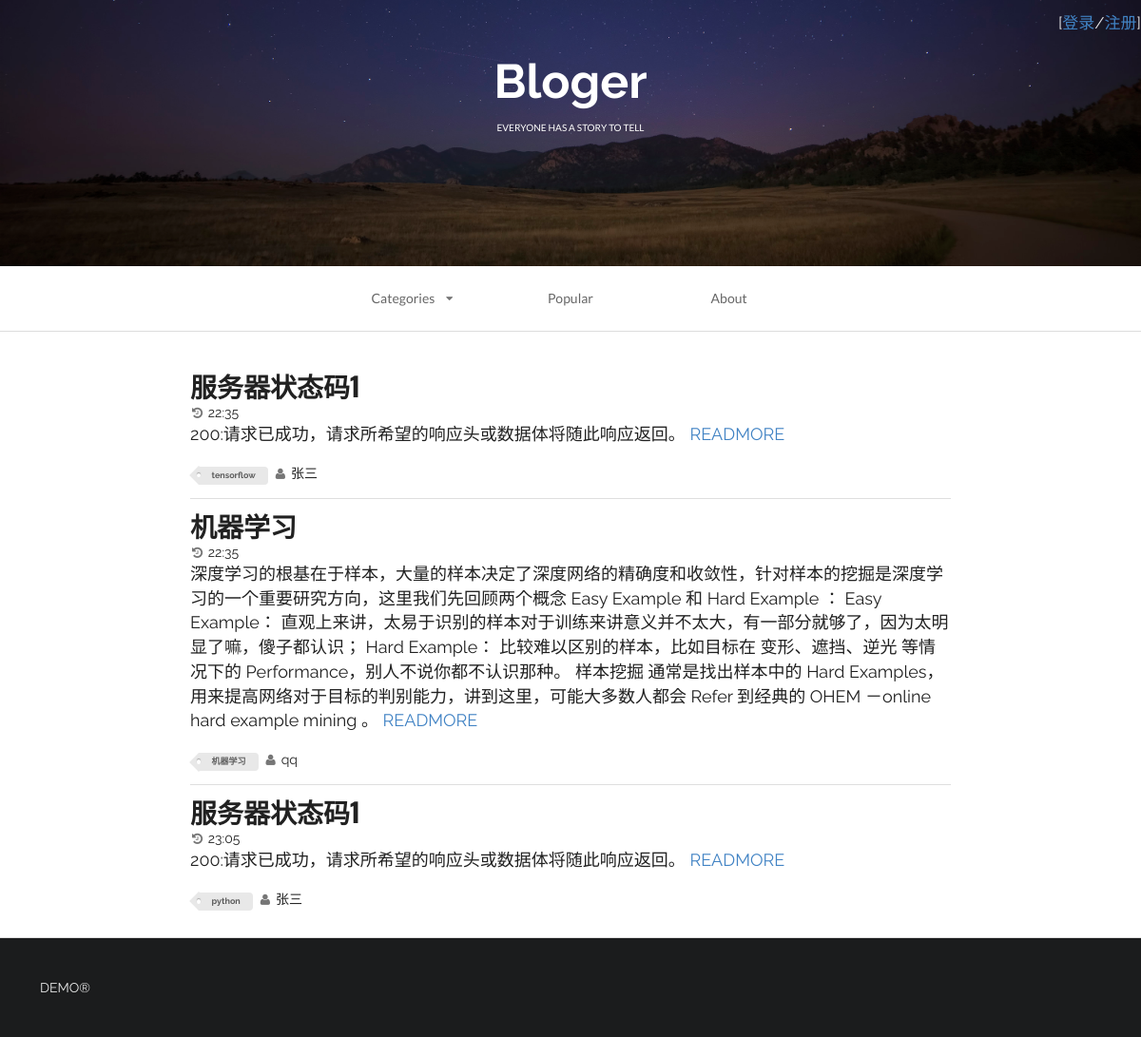
The app's page /web/index/ with its own data.
### web/models.py (models this page shows, shortened)
class Article(models.Model):
    title = models.CharField(max_length=255)
    content = models.TextField()
    create_time = models.TimeField(auto_now_add=True,null=True)
    author = models.ForeignKey("UserInfo",to_field="id")
    category = models.ForeignKey("Category",to_field="id")
    article_type = models.ForeignKey("ArticleType",to_field="id")

class Category(models.Model):
    caption = models.CharField(max_length=16)
    def __str__(self):
        return self.caption

class UserInfo(models.Model):
    username = models.CharField(max_length=32,verbose_name='用户名',unique=True)
    password = models.CharField(max_length=64,verbose_name='密码')
    email = models.EmailField(verbose_name='邮箱')
    def __str__(self):
        return self.username

### web/views.py (the view)
def Index(reuqest):
    if reuqest.session.get('is_login',None):     #验证是否登陆，如果登陆无需再次登陆
        articlelist = Article.objects.all()
        categorylist = Category.objects.all()
        return render(reuqest,"index.html",{"articlelist":articlelist,
                                            "categorylist":categorylist,
                                            "user":reuqest.session['user']})
    else:
        articlelist = Article.objects.all()
        categorylist = Category.objects.all()
        return render(reuqest, "index.html", {"articlelist": articlelist,
                                              "categorylist": categorylist,
                                              "user":None})

### templates/index.html (shortened to what this page needs)
<!DOCTYPE html>
<html>
    <head>
        <link rel="stylesheet" href="/static/css/semantic.css"  media="screen" title="no title" charset="utf-8">
    </head>
    <body>
        <div class="ui inverted vertical  segment masthead">
            <span class="span_userinfo">
                {% if user is None %}
                    [<a href="/web/login/" >登录</a>/<a href="/web/signup/">注册</a>]
                {% else %}
                    [<a href="/web/home/">{{ user }}</a>/<a href="/web/logout/">登出</a>]
                {% endif %}
            </span>
            <h1 class="ui center aligned header blogslogon" style="font-size:50px;font-family: 'Raleway', sans-serif!important;">
                Bloger
                <p class="ui sub header">
                    everyone has a story to tell
                </p>
            </h1>
        </div>
        <div class="ui container nav">
            <div class="ui borderless text three item menu ">
                <div class="ui simple dropdown  item">
                    Categories
                    <i class="dropdown icon"></i>
                </div>
                <a class="item">
                    Popular
                </a>
                <a class="item">
                    About
                </a>
            </div>
        </div>
        <div class="ui divider"></div>
        <div class="ui  vertical segment">
            {% for row in articlelist %}
                 <div class="ui container vertical segment">
                    <a href="#">
                        <h1 class="ui header">
                            {{ row.title }}
                        </h1>
                    </a>
                    <i class="icon grey small history"></i>{{ row.create_time }}
                    <p>
                        {{ row.content|truncatewords:100 }}
                        <a href="#">
                            <a class="angle tiny double grey right icon">READMORE</a>
                        </a>
                    </p>
                    <div class="ui mini  tag label">
                        {{ row.category }}
                    </div>
                     <i class="icon grey small user"></i>{{ row.author}}
                </div>
            {% endfor %}
        </div>
        <div class="ui inverted  vertical very padded  segment">
            DEMO®
        </div>
    </body>
</html>

### templates/index.html (style rules this page uses)
h1 { font-family:'Oswald', sans-serif!important; font-size:40px; }
body { font-family: 'Raleway', sans-serif; }
p { font-family: 'Raleway', sans-serif; font-size:18px; }
.ui.vertical.segment.masthead { height: 280px; background: url("/static/images/star_banner.jpg"); background-size: cover; background-position: 100% 80%; }
.ui.container.segment { width: 800px; }
.ui.center.aligned.header.blogslogon { margin-top: 40px; }
.ui.center.aligned.header.blogslogon p { margin-top: 10px; color: white; font-size: 10px; }
.ui.container.nav { width: 500px; }
.span_userinfo { float:right; font-size:17px; font-family:'Raleway',sans-serif!important; }

### records on screen
Article: title "服务器状态码1", create_time "22:35", content "200:请求已成功，请求所希望的响应头或数据体将随此响应返回。", category "tensorflow", author "张三"
Article: title "机器学习", create_time "22:35", content "深度学习的根基在于样本，大量的样本决定了深度网络的精确度和收敛性，针对样本的挖掘是深度学习的一个重要研究方向，这里我们先回顾两个概念 Easy Example 和 Hard Example ： Easy Example： 直观上来讲，太易于识别的样本对于训练来讲意义并不太大，有一部分就够了，因为太明显了嘛，傻子都认识； Hard Example： 比较难以区别的样本，比如目标在 变形、遮挡、逆光 等情况下的 Performance，别人不说你都不认识那种。 样本挖掘 通常是找出样本中的 Hard Examples，用来提高网络对于目标的判别能力，讲到这里，可能大多数人都会 Refer 到经典的 OHEM －online hard example mining 。", category "机器学习", author "qq"
Article: title "服务器状态码1", create_time "23:05", content "200:请求已成功，请求所希望的响应头或数据体将随此响应返回。", category "python", author "张三"
